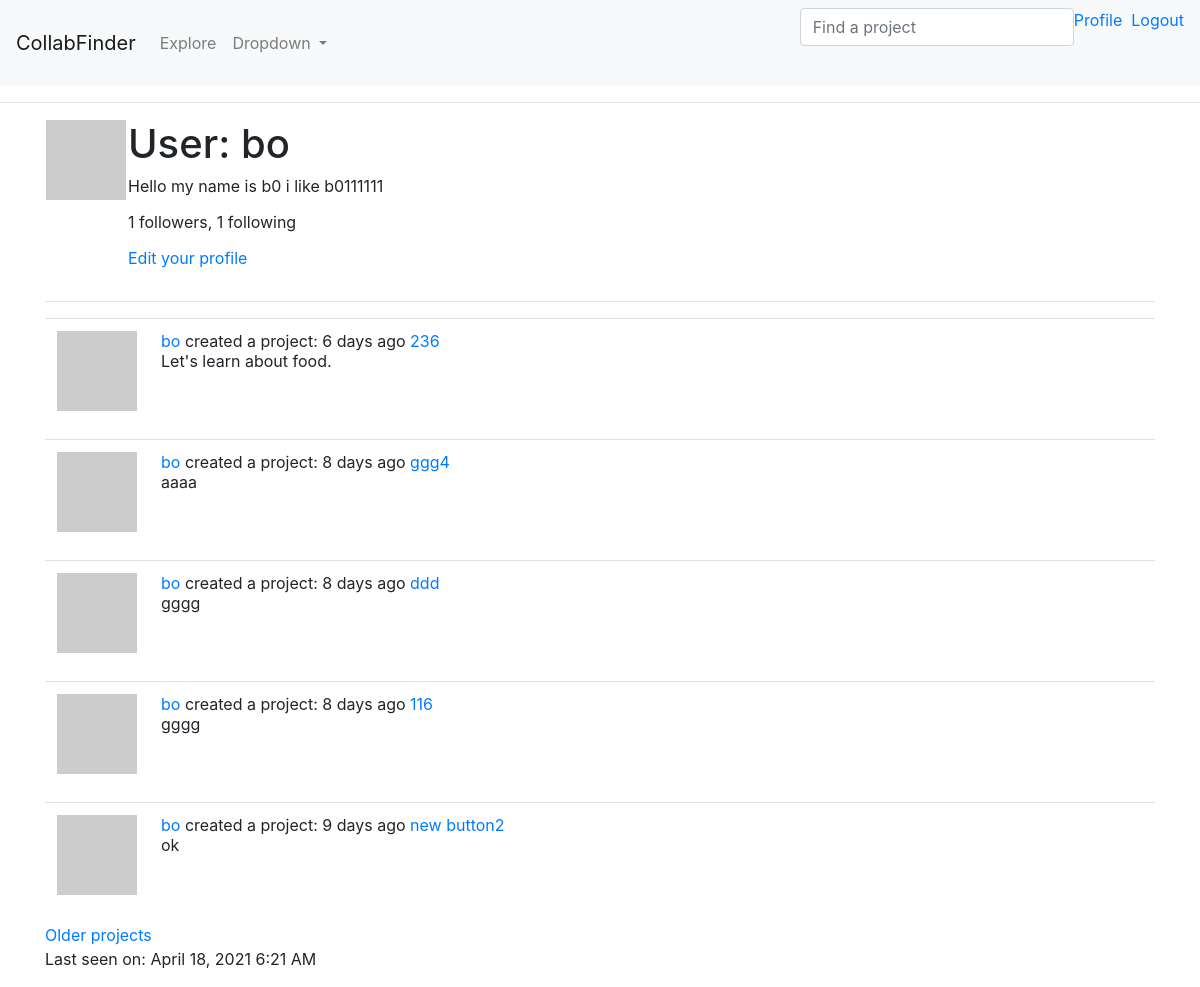
Page /user/bo (signed in) on the committed database.
### app/models.py (models this page shows, shortened)
class User(UserMixin, db.Model):
    id = db.Column(db.Integer, primary_key=True)
    username = db.Column(db.String(64), index=True, unique=True)
    email = db.Column(db.String(120), index=True, unique=True)
    password_hash = db.Column(db.String(128))
    projects = db.relationship('Project', backref='creator', lazy='dynamic')
    about_me = db.Column(db.String(140))
    last_seen = db.Column(db.DateTime, default=datetime.utcnow)
    followed = db.relationship( # Looking at relationship from follower (one) --> following (many), this yield the right side (those followed)
        'User', secondary=followers, #Self-ref, association table
        primaryjoin=(followers.c.follower_id == id), #condition to join left side (follower) w/ assoc. table
        secondaryjoin=(followers.c.followed_id == id),
        backref=db.backref('followers', lazy='dynamic'), lazy='dynamic') #defines how this relationship will be accessed from the right side entity
    proj_requests = db.relationship('JoinRequest', back_populates='user',
                        lazy='dynamic',cascade="all, delete-orphan") # cascade to remove
    member_of = db.relationship('ProjMember',back_populates='user',
                        lazy='dynamic',cascade="all, delete-orphan")
    def avatar(self, size):
        digest = md5(self.email.lower().encode('utf-8')).hexdigest()
        return 'https://www.gravatar.com/avatar/{}?d=identicon&s={}'.format(digest, size)

class Project(SearchableMixin, db.Model):
    __searchable__ = ['category','name','descr'] # add 'tags' and 'wanted_positions' when JSON figured out
    id = db.Column(db.Integer, primary_key=True)
    category = db.Column(db.String(60))
    name = db.Column(db.String(60))
    descr = db.Column(db.String(140))
    skill_level = db.Column(db.String(20))
    setting = db.Column(db.String(20))
    chat_link = db.Column(db.String(512)) # Discord, slack etc.
    language = db.Column(db.String(5))
    timestamp = db.Column(db.DateTime, index=True, default=datetime.utcnow) # index to retrieve projs in chron. order
    user_id = db.Column(db.Integer, db.ForeignKey('user.id')) #creator ID (want this to be many to one: many creator to one proj)
    __mapper_args__ = {'polymorphic_on': category}
    tags = db.relationship( # Looking at relationship from project (one) --> tags (many)
        'Tag', secondary=tag_map, #Self-ref, association table
        backref=db.backref('tag_map', lazy='dynamic'), lazy='dynamic') #defines how this relationship will be accessed from the right side entity
    wanted_positions = db.relationship( # represented by 'w_pos' for kind arg in tag functions
        'Position', secondary=position_map,
        backref=db.backref('position_map', lazy='dynamic'), lazy='dynamic')
    user_requests = db.relationship('JoinRequest', back_populates='project',cascade="all, delete-orphan", lazy='dynamic') # try setting to __tablename__
    members = db.relationship('ProjMember',back_populates='project',
                        lazy='dynamic',cascade="all, delete-orphan")

class Learning(Project):
    __mapper_args__ = {'polymorphic_identity': 'learning'}
    id = db.Column(db.Integer, db.ForeignKey('project.id'), primary_key=True)
    field_name = 'learning' #SelectField option in form
    pace = db.Column(db.String(60))
    learning_category = db.Column(db.String(60))
    subject = db.Column(db.String(60)) #still have to figure out how to implement this
    resource = db.Column(db.String(70)) #can be textbook, playlist, etc.

class SearchableMixin(object):
    @classmethod
    def before_commit(cls, session):
        session._changes = {
            'add': list(session.new),
            'update': list(session.dirty),
            'delete': list(session.deleted)
        }
    @classmethod
    def after_commit(cls, session):
        for obj in session._changes['add']:
            if isinstance(obj, SearchableMixin):
                add_to_index(obj.__tablename__, obj)
        for obj in session._changes['update']:
            if isinstance(obj, SearchableMixin):
                add_to_index(obj.__tablename__, obj)
        for obj in session._changes['delete']:
            if isinstance(obj, SearchableMixin):
                remove_from_index(obj.__tablename__, obj)
        session._changes = None

class Project(SearchableMixin, db.Model):
    __searchable__ = ['category','name','descr'] # add 'tags' and 'wanted_positions' when JSON figured out
    id = db.Column(db.Integer, primary_key=True)
    category = db.Column(db.String(60))
    name = db.Column(db.String(60))
    descr = db.Column(db.String(140))
    skill_level = db.Column(db.String(20))
    setting = db.Column(db.String(20))
    chat_link = db.Column(db.String(512)) # Discord, slack etc.
    language = db.Column(db.String(5))
    timestamp = db.Column(db.DateTime, index=True, default=datetime.utcnow) # index to retrieve projs in chron. order
    user_id = db.Column(db.Integer, db.ForeignKey('user.id')) #creator ID (want this to be many to one: many creator to one proj)
    __mapper_args__ = {'polymorphic_on': category}
    tags = db.relationship( # Looking at relationship from project (one) --> tags (many)
        'Tag', secondary=tag_map, #Self-ref, association table
        backref=db.backref('tag_map', lazy='dynamic'), lazy='dynamic') #defines how this relationship will be accessed from the right side entity
    wanted_positions = db.relationship( # represented by 'w_pos' for kind arg in tag functions
        'Position', secondary=position_map,
        backref=db.backref('position_map', lazy='dynamic'), lazy='dynamic')
    user_requests = db.relationship('JoinRequest', back_populates='project',cascade="all, delete-orphan", lazy='dynamic') # try setting to __tablename__
    members = db.relationship('ProjMember',back_populates='project',
                        lazy='dynamic',cascade="all, delete-orphan")

### app/main/routes.py (the view)
@bp.route('/user/<username>')
@login_required
def user(username):
    user = User.query.filter_by(username=username).first_or_404()
    page = request.args.get('page', 1, type=int)
    projects = user.projects.order_by(Project.timestamp.desc()).paginate(
        page, current_app.config['PROJECTS_PER_PAGE'], False)
    next_url = url_for('main.user', username=user.username,
                       page=projects.next_num) if projects.has_next else None
    prev_url = url_for('main.user', username=user.username,
                       page=projects.prev_num) if projects.has_prev else None
    form = EmptyForm()
    return render_template('user.html', user=user, projects=projects.items,
                           next_url=next_url, prev_url=prev_url, form=form)

### app/main/forms.py
class SearchForm(FlaskForm):
    q = StringField(_l('Find a project'), validators=[DataRequired()])
    def __init__(self, *args, **kwargs):
        if 'formdata' not in kwargs:
            kwargs['formdata'] = request.args # for the GET request
        if 'csrf_enabled' not in kwargs:
            kwargs['csrf_enabled'] = False
        super(SearchForm, self).__init__(*args, **kwargs)

class EmptyForm(FlaskForm):
    submit = SubmitField('Submit')

### app/main/__init__.py (called while the page is built)
@bp.app_context_processor
def inject_permissions(proj=None):
    if proj:
        return dict(Permission=ProjPerm)
    else:
        return dict(Permission=SitePerm)

### app/main/routes.py (called while the page is built)
@bp.before_app_request
def before_request():
    if current_user.is_authenticated:
        current_user.last_seen = datetime.utcnow()
        db.session.commit()
    g.search_form = SearchForm() # g variable is specific to each request and each client
    g.locale = str(get_locale())

### app/models.py (called while the page is built)
@login.user_loader
def load_user(id):
    return User.query.get(int(id))

### app/templates/user.html (shortened to what this page needs)
{% extends "base.html" %}
{% block content %}
    <table>
        <tr valign="top">
            <td><img src="{{ user.avatar(128) }}"></td>
            <td>
                <h1>{{ _('User') }}: {{ user.username }}</h1>
                {% if user.about_me %}<p>{{ user.about_me }}</p>{% endif %}
                <p>{{ _('%(count)d followers', count=user.followers.count()) }}, {{ _('%(count)d following', count=user.followed.count()) }}</p>
                {% if user == current_user %}
                    <p><a href="{{ url_for('main.edit_profile') }}">{{ _('Edit your profile') }}</a></p>
                {% endif %}
            </td>
        </tr>
    </table>
    <hr>
    {% for project in projects %}
        {% include '_proj_pvw.html' %}
    {% endfor %}
    {% if next_url %}
        <a href="{{ next_url }}">{{ _('Older projects') }}</a>
    {% endif %}
    {% if user.last_seen %}
    <p>Last seen on: {{ moment(user.last_seen).format('LLL') }}</p>
    {% endif %}
{% endblock %}

### app/templates/_proj_pvw.html
<table class="table table-hover">
    <tr>
        <td width="70px">
            <a href="{{ url_for('main.user', username=project.creator.username) }}">
                <img src="{{ project.creator.avatar(70) }}" />
            </a>
        </td>
        <td>
            <a href="{{ url_for('main.user', username=project.creator.username) }}">
                {{ project.creator.username }}
            </a>
            {{ _('%(username)s created a project: %(when)s',
                    username=user_link, when=moment(project.timestamp).fromNow()) }}
            <a href="{{url_for('main.project', project_id=project.id)}}">{{ project.name }}</a><br>
            {{ project.descr }}
        </td>
    </tr>
</table>

### rows in the picture
User: username "bo", about_me "Hello my name is b0 i like b0111111", last_seen "April 18, 2021 6:21 AM"
Learning: creator.username "bo", name "236", descr "Let's learn about food."
Learning: creator.username "bo", name "ggg4", descr "aaaa"
Learning: creator.username "bo", name "ddd", descr "gggg"
Learning: creator.username "bo", name "116", descr "gggg"
Learning: creator.username "bo", name "new button2", descr "ok"
